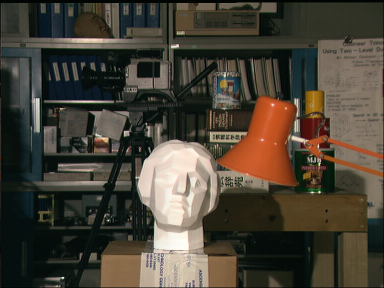
#> input picture Chapter5/tsukuba_l.png, 384 x 288 px
$ python 54.py
#> lines starting #> are read from the running program, lines starting #| are printed output that depends on the picture
# [19 lines of commented-out code are left out]
import numpy as np
import cv2
from pylab import *

imgL = cv2.imread('tsukuba_l.png', 0)
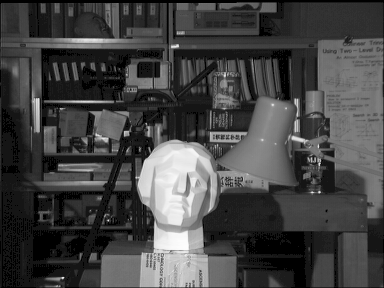
#> imgL: shape (288, 384); min 0, max 253, mean 68.4
imgR = cv2.imread('tsukuba_r.png', 0)
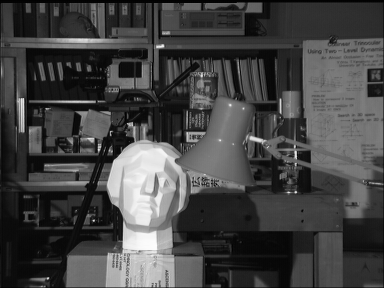
#> input picture Chapter5/tsukuba_r.png, 384 x 288 px
#> imgR is the input picture: shape (288, 384); min 0, max 253, mean 68

stereo = cv2.StereoBM_create(numDisparities=96, blockSize=15)
disparity = stereo.compute(imgL,imgR)
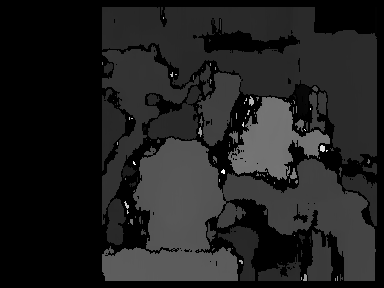
#> disparity: shape (288, 384) int16; min -16, max 1520, mean 179.9; drawn with min black and max white
imshow(disparity,'gray')
show()
